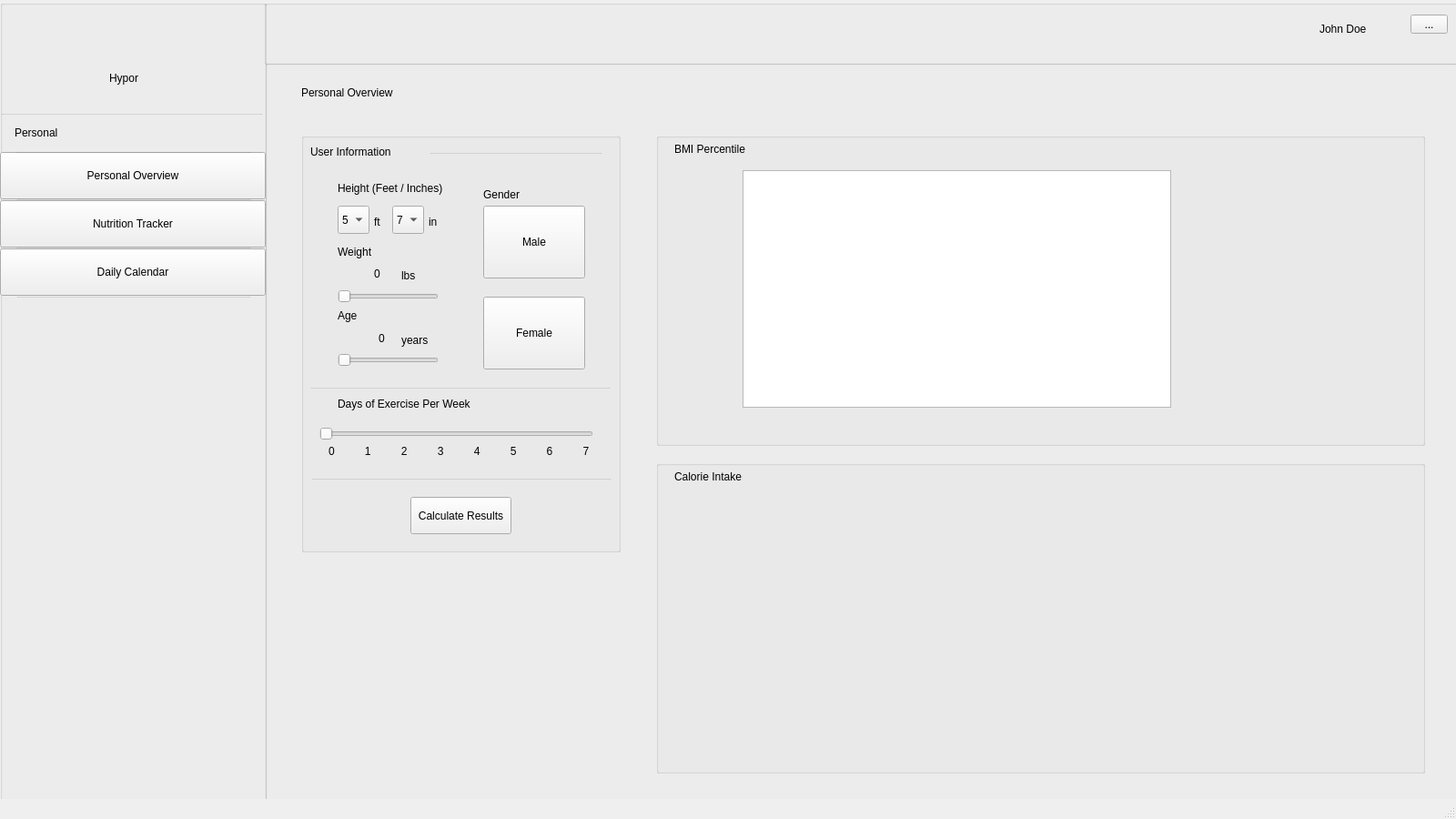
<?xml version="1.0" encoding="UTF-8"?>
<ui version="4.0">
 <class>MainWindow</class>
 <widget class="QMainWindow" name="MainWindow">
  <property name="geometry">
   <rect>
    <x>0</x>
    <y>0</y>
    <width>1600</width>
    <height>900</height>
   </rect>
  </property>
  <property name="sizePolicy">
   <sizepolicy hsizetype="Preferred" vsizetype="Fixed">
    <horstretch>0</horstretch>
    <verstretch>0</verstretch>
   </sizepolicy>
  </property>
  <property name="font">
   <font>
    <family>MS Shell Dlg 2</family>
   </font>
  </property>
  <property name="windowTitle">
   <string>MainWindow</string>
  </property>
  <property name="styleSheet">
   <string notr="true"/>
  </property>
  <widget class="QWidget" name="centralwidget">
   <widget class="QStackedWidget" name="stackedWidget">
    <property name="geometry">
     <rect>
      <x>0</x>
      <y>0</y>
      <width>1600</width>
      <height>900</height>
     </rect>
    </property>
    <property name="currentIndex">
     <number>0</number>
    </property>
    <widget class="QWidget" name="mainWindow">
     <widget class="QGroupBox" name="sidebar">
      <property name="geometry">
       <rect>
        <x>0</x>
        <y>0</y>
        <width>293</width>
        <height>900</height>
       </rect>
      </property>
      <property name="title">
       <string/>
      </property>
      <widget class="QPushButton" name="personalOverviewButtonOn">
       <property name="geometry">
        <rect>
         <x>0</x>
         <y>167</y>
         <width>292</width>
         <height>52</height>
        </rect>
       </property>
       <property name="text">
        <string>Personal Overview</string>
       </property>
      </widget>
      <widget class="QPushButton" name="nutritionTrackerButton">
       <property name="geometry">
        <rect>
         <x>0</x>
         <y>220</y>
         <width>292</width>
         <height>52</height>
        </rect>
       </property>
       <property name="text">
        <string>Nutrition Tracker</string>
       </property>
      </widget>
      <widget class="QPushButton" name="dailyCalendarButton">
       <property name="geometry">
        <rect>
         <x>0</x>
         <y>273</y>
         <width>292</width>
         <height>52</height>
        </rect>
       </property>
       <property name="text">
        <string>Daily Calendar</string>
       </property>
      </widget>
      <widget class="QLabel" name="personalLabel">
       <property name="geometry">
        <rect>
         <x>16</x>
         <y>130</y>
         <width>111</width>
         <height>31</height>
        </rect>
       </property>
       <property name="text">
        <string>Personal</string>
       </property>
      </widget>
      <widget class="QGroupBox" name="lineOne">
       <property name="geometry">
        <rect>
         <x>17</x>
         <y>167</y>
         <width>259</width>
         <height>1</height>
        </rect>
       </property>
       <property name="title">
        <string/>
       </property>
      </widget>
      <widget class="QGroupBox" name="lineTwo">
       <property name="geometry">
        <rect>
         <x>17</x>
         <y>219</y>
         <width>259</width>
         <height>1</height>
        </rect>
       </property>
       <property name="title">
        <string/>
       </property>
      </widget>
      <widget class="QGroupBox" name="lineThree">
       <property name="geometry">
        <rect>
         <x>17</x>
         <y>272</y>
         <width>259</width>
         <height>1</height>
        </rect>
       </property>
       <property name="title">
        <string/>
       </property>
      </widget>
      <widget class="QGroupBox" name="lineFour">
       <property name="geometry">
        <rect>
         <x>17</x>
         <y>326</y>
         <width>259</width>
         <height>1</height>
        </rect>
       </property>
       <property name="title">
        <string/>
       </property>
      </widget>
      <widget class="QGroupBox" name="lineLogo">
       <property name="geometry">
        <rect>
         <x>0</x>
         <y>125</y>
         <width>289</width>
         <height>1</height>
        </rect>
       </property>
       <property name="title">
        <string/>
       </property>
      </widget>
      <widget class="QLabel" name="logoLabel">
       <property name="geometry">
        <rect>
         <x>115</x>
         <y>10</y>
         <width>51</width>
         <height>71</height>
        </rect>
       </property>
       <property name="text">
        <string/>
       </property>
       <property name="pixmap">
        <pixmap resource="../resources/Resources.qrc">:/logoNoText.svg</pixmap>
       </property>
      </widget>
      <widget class="QLabel" name="logoText">
       <property name="geometry">
        <rect>
         <x>120</x>
         <y>70</y>
         <width>51</width>
         <height>31</height>
        </rect>
       </property>
       <property name="text">
        <string>Hypor</string>
       </property>
      </widget>
      <widget class="QLabel" name="personalOverviewSymbol">
       <property name="geometry">
        <rect>
         <x>20</x>
         <y>180</y>
         <width>20</width>
         <height>26</height>
        </rect>
       </property>
       <property name="autoFillBackground">
        <bool>false</bool>
       </property>
       <property name="styleSheet">
        <string notr="true">gridline-color: rgb(255, 255, 255);</string>
       </property>
       <property name="text">
        <string/>
       </property>
       <property name="pixmap">
        <pixmap resource="../resources/Resources.qrc">:/medication.svg</pixmap>
       </property>
       <property name="scaledContents">
        <bool>true</bool>
       </property>
      </widget>
      <widget class="QLabel" name="nutTrackerSymbol">
       <property name="geometry">
        <rect>
         <x>20</x>
         <y>230</y>
         <width>20</width>
         <height>26</height>
        </rect>
       </property>
       <property name="text">
        <string/>
       </property>
       <property name="pixmap">
        <pixmap resource="../resources/Resources.qrc">:/healthcare-and-medical.svg</pixmap>
       </property>
       <property name="scaledContents">
        <bool>true</bool>
       </property>
      </widget>
      <widget class="QLabel" name="dailyCalendarSymbol">
       <property name="geometry">
        <rect>
         <x>20</x>
         <y>290</y>
         <width>20</width>
         <height>22</height>
        </rect>
       </property>
       <property name="text">
        <string/>
       </property>
       <property name="pixmap">
        <pixmap resource="../resources/Resources.qrc">:/calendar.svg</pixmap>
       </property>
       <property name="scaledContents">
        <bool>true</bool>
       </property>
      </widget>
     </widget>
     <widget class="QGroupBox" name="header">
      <property name="geometry">
       <rect>
        <x>290</x>
        <y>0</y>
        <width>1321</width>
        <height>71</height>
       </rect>
      </property>
      <property name="title">
       <string/>
      </property>
      <widget class="QToolButton" name="settingsButton">
       <property name="geometry">
        <rect>
         <x>1260</x>
         <y>16</y>
         <width>41</width>
         <height>21</height>
        </rect>
       </property>
       <property name="text">
        <string>...</string>
       </property>
      </widget>
      <widget class="QLabel" name="usernameLabel">
       <property name="geometry">
        <rect>
         <x>1160</x>
         <y>22</y>
         <width>61</width>
         <height>20</height>
        </rect>
       </property>
       <property name="text">
        <string>John Doe</string>
       </property>
      </widget>
      <widget class="QLabel" name="profilePicture">
       <property name="geometry">
        <rect>
         <x>1228</x>
         <y>17</y>
         <width>31</width>
         <height>31</height>
        </rect>
       </property>
       <property name="text">
        <string/>
       </property>
       <property name="pixmap">
        <pixmap resource="../resources/Resources.qrc">:/interface.svg</pixmap>
       </property>
       <property name="scaledContents">
        <bool>true</bool>
       </property>
      </widget>
     </widget>
     <widget class="QGroupBox" name="greyBackground">
      <property name="geometry">
       <rect>
        <x>291</x>
        <y>66</y>
        <width>1311</width>
        <height>841</height>
       </rect>
      </property>
      <property name="title">
       <string/>
      </property>
      <widget class="QGroupBox" name="userInfoBox">
       <property name="geometry">
        <rect>
         <x>40</x>
         <y>80</y>
         <width>351</width>
         <height>461</height>
        </rect>
       </property>
       <property name="title">
        <string/>
       </property>
       <widget class="QLabel" name="userInfoHeader">
        <property name="geometry">
         <rect>
          <x>10</x>
          <y>5</y>
          <width>141</width>
          <height>31</height>
         </rect>
        </property>
        <property name="text">
         <string>User Information</string>
        </property>
       </widget>
       <widget class="QGroupBox" name="lineBelowUserInfo">
        <property name="geometry">
         <rect>
          <x>140</x>
          <y>22</y>
          <width>191</width>
          <height>1</height>
         </rect>
        </property>
        <property name="title">
         <string/>
        </property>
       </widget>
       <widget class="QLabel" name="heightLabel">
        <property name="geometry">
         <rect>
          <x>40</x>
          <y>50</y>
          <width>151</width>
          <height>21</height>
         </rect>
        </property>
        <property name="text">
         <string>Height (Feet / Inches)</string>
        </property>
       </widget>
       <widget class="QLabel" name="weightLabel">
        <property name="geometry">
         <rect>
          <x>40</x>
          <y>120</y>
          <width>121</width>
          <height>21</height>
         </rect>
        </property>
        <property name="text">
         <string>Weight</string>
        </property>
       </widget>
       <widget class="QLabel" name="genderLabel">
        <property name="geometry">
         <rect>
          <x>200</x>
          <y>60</y>
          <width>81</width>
          <height>16</height>
         </rect>
        </property>
        <property name="text">
         <string>Gender</string>
        </property>
       </widget>
       <widget class="QLabel" name="ageLabel">
        <property name="geometry">
         <rect>
          <x>40</x>
          <y>190</y>
          <width>81</width>
          <height>21</height>
         </rect>
        </property>
        <property name="text">
         <string>Age </string>
        </property>
       </widget>
       <widget class="QPushButton" name="maleButton">
        <property name="geometry">
         <rect>
          <x>200</x>
          <y>80</y>
          <width>112</width>
          <height>80</height>
         </rect>
        </property>
        <property name="text">
         <string>Male</string>
        </property>
       </widget>
       <widget class="QPushButton" name="femaleButton">
        <property name="geometry">
         <rect>
          <x>200</x>
          <y>180</y>
          <width>112</width>
          <height>80</height>
         </rect>
        </property>
        <property name="text">
         <string>Female</string>
        </property>
       </widget>
       <widget class="QGroupBox" name="aboveDaysExerciseDiv">
        <property name="geometry">
         <rect>
          <x>9</x>
          <y>280</y>
          <width>331</width>
          <height>1</height>
         </rect>
        </property>
        <property name="title">
         <string/>
        </property>
       </widget>
       <widget class="QLabel" name="daysExerciseLabel">
        <property name="geometry">
         <rect>
          <x>40</x>
          <y>290</y>
          <width>211</width>
          <height>16</height>
         </rect>
        </property>
        <property name="text">
         <string>Days of Exercise Per Week</string>
        </property>
       </widget>
       <widget class="QSlider" name="daysExerciseSlider">
        <property name="geometry">
         <rect>
          <x>20</x>
          <y>310</y>
          <width>301</width>
          <height>41</height>
         </rect>
        </property>
        <property name="sizeIncrement">
         <size>
          <width>0</width>
          <height>0</height>
         </size>
        </property>
        <property name="pageStep">
         <number>10</number>
        </property>
        <property name="orientation">
         <enum>Qt::Horizontal</enum>
        </property>
       </widget>
       <widget class="QLabel" name="daysLabel">
        <property name="geometry">
         <rect>
          <x>30</x>
          <y>340</y>
          <width>291</width>
          <height>20</height>
         </rect>
        </property>
        <property name="text">
         <string>0          1          2          3          4          5          6          7</string>
        </property>
       </widget>
       <widget class="QGroupBox" name="lineBelowExercise">
        <property name="geometry">
         <rect>
          <x>10</x>
          <y>380</y>
          <width>331</width>
          <height>1</height>
         </rect>
        </property>
        <property name="title">
         <string/>
        </property>
       </widget>
       <widget class="QPushButton" name="calculateResultsButton">
        <property name="geometry">
         <rect>
          <x>120</x>
          <y>400</y>
          <width>111</width>
          <height>41</height>
         </rect>
        </property>
        <property name="text">
         <string>Calculate Results</string>
        </property>
       </widget>
       <widget class="QComboBox" name="heightFeetBox">
        <property name="geometry">
         <rect>
          <x>40</x>
          <y>80</y>
          <width>35</width>
          <height>31</height>
         </rect>
        </property>
        <property name="currentText">
         <string>5</string>
        </property>
        <property name="currentIndex">
         <number>4</number>
        </property>
        <item>
         <property name="text">
          <string>1</string>
         </property>
        </item>
        <item>
         <property name="text">
          <string>2</string>
         </property>
        </item>
        <item>
         <property name="text">
          <string>3</string>
         </property>
        </item>
        <item>
         <property name="text">
          <string>4</string>
         </property>
        </item>
        <item>
         <property name="text">
          <string>5</string>
         </property>
        </item>
        <item>
         <property name="text">
          <string>6</string>
         </property>
        </item>
        <item>
         <property name="text">
          <string>7</string>
         </property>
        </item>
       </widget>
       <widget class="QComboBox" name="heightInchesBox">
        <property name="geometry">
         <rect>
          <x>100</x>
          <y>80</y>
          <width>35</width>
          <height>31</height>
         </rect>
        </property>
        <property name="currentIndex">
         <number>7</number>
        </property>
        <item>
         <property name="text">
          <string>0</string>
         </property>
        </item>
        <item>
         <property name="text">
          <string>1</string>
         </property>
        </item>
        <item>
         <property name="text">
          <string>2</string>
         </property>
        </item>
        <item>
         <property name="text">
          <string>3</string>
         </property>
        </item>
        <item>
         <property name="text">
          <string>4</string>
         </property>
        </item>
        <item>
         <property name="text">
          <string>5</string>
         </property>
        </item>
        <item>
         <property name="text">
          <string>6</string>
         </property>
        </item>
        <item>
         <property name="text">
          <string>7</string>
         </property>
        </item>
        <item>
         <property name="text">
          <string>8</string>
         </property>
        </item>
        <item>
         <property name="text">
          <string>9</string>
         </property>
        </item>
        <item>
         <property name="text">
          <string>10</string>
         </property>
        </item>
        <item>
         <property name="text">
          <string>11</string>
         </property>
        </item>
       </widget>
       <widget class="QSlider" name="weightSlider">
        <property name="geometry">
         <rect>
          <x>40</x>
          <y>170</y>
          <width>111</width>
          <height>20</height>
         </rect>
        </property>
        <property name="maximum">
         <number>300</number>
        </property>
        <property name="orientation">
         <enum>Qt::Horizontal</enum>
        </property>
       </widget>
       <widget class="QSlider" name="ageSlider">
        <property name="geometry">
         <rect>
          <x>40</x>
          <y>240</y>
          <width>111</width>
          <height>20</height>
         </rect>
        </property>
        <property name="orientation">
         <enum>Qt::Horizontal</enum>
        </property>
       </widget>
       <widget class="QLabel" name="weightShowBox">
        <property name="geometry">
         <rect>
          <x>80</x>
          <y>145</y>
          <width>31</width>
          <height>20</height>
         </rect>
        </property>
        <property name="frameShadow">
         <enum>QFrame::Plain</enum>
        </property>
        <property name="text">
         <string>0</string>
        </property>
       </widget>
       <widget class="QLabel" name="ageShowBox">
        <property name="geometry">
         <rect>
          <x>85</x>
          <y>216</y>
          <width>31</width>
          <height>20</height>
         </rect>
        </property>
        <property name="text">
         <string>0</string>
        </property>
       </widget>
       <widget class="QLabel" name="poundsLabel">
        <property name="geometry">
         <rect>
          <x>110</x>
          <y>150</y>
          <width>47</width>
          <height>14</height>
         </rect>
        </property>
        <property name="text">
         <string>lbs</string>
        </property>
       </widget>
       <widget class="QLabel" name="feetLabel">
        <property name="geometry">
         <rect>
          <x>80</x>
          <y>90</y>
          <width>16</width>
          <height>16</height>
         </rect>
        </property>
        <property name="text">
         <string>ft</string>
        </property>
       </widget>
       <widget class="QLabel" name="inchesLabel">
        <property name="geometry">
         <rect>
          <x>140</x>
          <y>90</y>
          <width>16</width>
          <height>16</height>
         </rect>
        </property>
        <property name="text">
         <string>in</string>
        </property>
       </widget>
       <widget class="QLabel" name="yearsLabel">
        <property name="geometry">
         <rect>
          <x>110</x>
          <y>220</y>
          <width>41</width>
          <height>16</height>
         </rect>
        </property>
        <property name="text">
         <string>years</string>
        </property>
       </widget>
       <widget class="QLabel" name="maleLogo">
        <property name="geometry">
         <rect>
          <x>237</x>
          <y>92</y>
          <width>41</width>
          <height>41</height>
         </rect>
        </property>
        <property name="text">
         <string/>
        </property>
        <property name="pixmap">
         <pixmap resource="../resources/Resources.qrc">:/maleLogo.svg</pixmap>
        </property>
        <property name="scaledContents">
         <bool>false</bool>
        </property>
       </widget>
       <widget class="QLabel" name="femaleLogo">
        <property name="geometry">
         <rect>
          <x>237</x>
          <y>188</y>
          <width>41</width>
          <height>51</height>
         </rect>
        </property>
        <property name="text">
         <string/>
        </property>
        <property name="pixmap">
         <pixmap resource="../resources/Resources.qrc">:/femaleLogo.svg</pixmap>
        </property>
       </widget>
      </widget>
      <widget class="QLabel" name="personalOverviewMain">
       <property name="geometry">
        <rect>
         <x>40</x>
         <y>20</y>
         <width>181</width>
         <height>31</height>
        </rect>
       </property>
       <property name="text">
        <string>Personal Overview</string>
       </property>
      </widget>
      <widget class="QGroupBox" name="bmiPercentileBox">
       <property name="geometry">
        <rect>
         <x>430</x>
         <y>80</y>
         <width>845</width>
         <height>344</height>
        </rect>
       </property>
       <property name="title">
        <string/>
       </property>
       <widget class="QLabel" name="bmiPercentileHeader">
        <property name="geometry">
         <rect>
          <x>20</x>
          <y>10</y>
          <width>131</width>
          <height>16</height>
         </rect>
        </property>
        <property name="text">
         <string>BMI Percentile</string>
        </property>
       </widget>
       <widget class="QChartView" name="bmiPercentileChart">
        <property name="geometry">
         <rect>
          <x>95</x>
          <y>41</y>
          <width>471</width>
          <height>261</height>
         </rect>
        </property>
       </widget>
      </widget>
      <widget class="QGroupBox" name="calorieIntakeBox">
       <property name="geometry">
        <rect>
         <x>430</x>
         <y>440</y>
         <width>845</width>
         <height>344</height>
        </rect>
       </property>
       <property name="title">
        <string/>
       </property>
       <widget class="QLabel" name="calorieIntakeHeader">
        <property name="geometry">
         <rect>
          <x>20</x>
          <y>10</y>
          <width>151</width>
          <height>16</height>
         </rect>
        </property>
        <property name="text">
         <string>Calorie Intake</string>
        </property>
       </widget>
      </widget>
     </widget>
    </widget>
    <widget class="QWidget" name="nutritionTracker">
     <widget class="QGroupBox" name="greyBackground_2">
      <property name="geometry">
       <rect>
        <x>291</x>
        <y>66</y>
        <width>1311</width>
        <height>841</height>
       </rect>
      </property>
      <property name="title">
       <string/>
      </property>
      <widget class="QLabel" name="nutritionTrackerHeader">
       <property name="geometry">
        <rect>
         <x>40</x>
         <y>20</y>
         <width>181</width>
         <height>31</height>
        </rect>
       </property>
       <property name="text">
        <string>Nutrition Tracker</string>
       </property>
      </widget>
     </widget>
     <widget class="QGroupBox" name="header_2">
      <property name="geometry">
       <rect>
        <x>280</x>
        <y>0</y>
        <width>1321</width>
        <height>71</height>
       </rect>
      </property>
      <property name="title">
       <string/>
      </property>
      <widget class="QToolButton" name="settingsButton_4">
       <property name="geometry">
        <rect>
         <x>1260</x>
         <y>16</y>
         <width>41</width>
         <height>21</height>
        </rect>
       </property>
       <property name="text">
        <string>...</string>
       </property>
      </widget>
      <widget class="QLabel" name="usernameLabel_4">
       <property name="geometry">
        <rect>
         <x>1160</x>
         <y>22</y>
         <width>61</width>
         <height>20</height>
        </rect>
       </property>
       <property name="text">
        <string>John Doe</string>
       </property>
      </widget>
      <widget class="QLabel" name="profilePicture_4">
       <property name="geometry">
        <rect>
         <x>1228</x>
         <y>17</y>
         <width>31</width>
         <height>31</height>
        </rect>
       </property>
       <property name="text">
        <string/>
       </property>
       <property name="pixmap">
        <pixmap resource="../resources/Resources.qrc">:/interface.svg</pixmap>
       </property>
       <property name="scaledContents">
        <bool>true</bool>
       </property>
      </widget>
     </widget>
     <widget class="QGroupBox" name="sidebar_2">
      <property name="geometry">
       <rect>
        <x>0</x>
        <y>0</y>
        <width>293</width>
        <height>900</height>
       </rect>
      </property>
      <property name="title">
       <string/>
      </property>
      <widget class="QPushButton" name="personalOverviewButton">
       <property name="geometry">
        <rect>
         <x>0</x>
         <y>167</y>
         <width>292</width>
         <height>52</height>
        </rect>
       </property>
       <property name="text">
        <string>Personal Overview</string>
       </property>
      </widget>
      <widget class="QPushButton" name="nutritionTrackerButton_2">
       <property name="geometry">
        <rect>
         <x>0</x>
         <y>220</y>
         <width>292</width>
         <height>52</height>
        </rect>
       </property>
       <property name="text">
        <string>Nutrition Tracker</string>
       </property>
      </widget>
      <widget class="QPushButton" name="dailyCalendarButton_2">
       <property name="geometry">
        <rect>
         <x>0</x>
         <y>273</y>
         <width>292</width>
         <height>52</height>
        </rect>
       </property>
       <property name="text">
        <string>Daily Calendar</string>
       </property>
      </widget>
      <widget class="QLabel" name="personalLabel_2">
       <property name="geometry">
        <rect>
         <x>16</x>
         <y>130</y>
         <width>111</width>
         <height>31</height>
        </rect>
       </property>
       <property name="text">
        <string>Personal</string>
       </property>
      </widget>
      <widget class="QGroupBox" name="lineOne_2">
       <property name="geometry">
        <rect>
         <x>17</x>
         <y>167</y>
         <width>259</width>
         <height>1</height>
        </rect>
       </property>
       <property name="title">
        <string/>
       </property>
      </widget>
      <widget class="QGroupBox" name="lineTwo_2">
       <property name="geometry">
        <rect>
         <x>17</x>
         <y>219</y>
         <width>259</width>
         <height>1</height>
        </rect>
       </property>
       <property name="title">
        <string/>
       </property>
      </widget>
      <widget class="QGroupBox" name="lineThree_2">
       <property name="geometry">
        <rect>
         <x>17</x>
         <y>272</y>
         <width>259</width>
         <height>1</height>
        </rect>
       </property>
       <property name="title">
        <string/>
       </property>
      </widget>
      <widget class="QGroupBox" name="lineFour_2">
       <property name="geometry">
        <rect>
         <x>17</x>
         <y>326</y>
         <width>259</width>
         <height>1</height>
        </rect>
       </property>
       <property name="title">
        <string/>
       </property>
      </widget>
      <widget class="QGroupBox" name="lineLogo_2">
       <property name="geometry">
        <rect>
         <x>0</x>
         <y>125</y>
         <width>289</width>
         <height>1</height>
        </rect>
       </property>
       <property name="title">
        <string/>
       </property>
      </widget>
      <widget class="QLabel" name="logoLabel_2">
       <property name="geometry">
        <rect>
         <x>115</x>
         <y>10</y>
         <width>51</width>
         <height>71</height>
        </rect>
       </property>
       <property name="text">
        <string/>
       </property>
       <property name="pixmap">
        <pixmap resource="../resources/Resources.qrc">:/logoNoText.svg</pixmap>
       </property>
      </widget>
      <widget class="QLabel" name="logoText_2">
       <property name="geometry">
        <rect>
         <x>120</x>
         <y>70</y>
         <width>51</width>
         <height>31</height>
        </rect>
       </property>
       <property name="text">
        <string>Hypor</string>
       </property>
      </widget>
      <widget class="QLabel" name="personalOverviewSymbol_2">
       <property name="geometry">
        <rect>
         <x>20</x>
         <y>180</y>
         <width>20</width>
         <height>26</height>
        </rect>
       </property>
       <property name="autoFillBackground">
        <bool>false</bool>
       </property>
       <property name="styleSheet">
        <string notr="true">gridline-color: rgb(255, 255, 255);</string>
       </property>
       <property name="text">
        <string/>
       </property>
       <property name="pixmap">
        <pixmap resource="../resources/Resources.qrc">:/medication.svg</pixmap>
       </property>
       <property name="scaledContents">
        <bool>true</bool>
       </property>
      </widget>
      <widget class="QLabel" name="nutTrackerSymbol_2">
       <property name="geometry">
        <rect>
         <x>20</x>
         <y>230</y>
         <width>20</width>
         <height>26</height>
        </rect>
       </property>
       <property name="text">
        <string/>
       </property>
       <property name="pixmap">
        <pixmap resource="../resources/Resources.qrc">:/healthcare-and-medical.svg</pixmap>
       </property>
       <property name="scaledContents">
        <bool>true</bool>
       </property>
      </widget>
      <widget class="QLabel" name="dailyCalendarSymbol_2">
       <property name="geometry">
        <rect>
         <x>20</x>
         <y>290</y>
         <width>20</width>
         <height>22</height>
        </rect>
       </property>
       <property name="text">
        <string/>
       </property>
       <property name="pixmap">
        <pixmap resource="../resources/Resources.qrc">:/calendar.svg</pixmap>
       </property>
       <property name="scaledContents">
        <bool>true</bool>
       </property>
      </widget>
     </widget>
    </widget>
    <widget class="QWidget" name="Tracker">
     <widget class="QLabel" name="calorie_Tracker_Label">
      <property name="geometry">
       <rect>
        <x>260</x>
        <y>70</y>
        <width>511</width>
        <height>121</height>
       </rect>
      </property>
      <property name="text">
       <string>&lt;html&gt;&lt;head/&gt;&lt;body&gt;&lt;p align=&quot;center&quot;&gt;&lt;span style=&quot; font-size:48pt; font-weight:600; color:#ffffff;&quot;&gt;Calorie Tracker&lt;/span&gt;&lt;/p&gt;&lt;/body&gt;&lt;/html&gt;</string>
      </property>
     </widget>
     <widget class="QPushButton" name="back_Button_Tracker">
      <property name="geometry">
       <rect>
        <x>320</x>
        <y>330</y>
        <width>391</width>
        <height>81</height>
       </rect>
      </property>
      <property name="styleSheet">
       <string notr="true"/>
      </property>
      <property name="text">
       <string>Back</string>
      </property>
     </widget>
    </widget>
    <widget class="QWidget" name="Calculator">
     <widget class="QLabel" name="calculator_Label">
      <property name="geometry">
       <rect>
        <x>170</x>
        <y>80</y>
        <width>600</width>
        <height>121</height>
       </rect>
      </property>
      <property name="text">
       <string>&lt;html&gt;&lt;head/&gt;&lt;body&gt;&lt;p align=&quot;center&quot;&gt;&lt;span style=&quot; font-size:48pt; font-weight:600; color:#ffffff;&quot;&gt;Calorie Calculator&lt;/span&gt;&lt;br/&gt;&lt;/p&gt;&lt;/body&gt;&lt;/html&gt;</string>
      </property>
     </widget>
     <widget class="QPushButton" name="back_Button_Calculator">
      <property name="geometry">
       <rect>
        <x>360</x>
        <y>500</y>
        <width>151</width>
        <height>41</height>
       </rect>
      </property>
      <property name="styleSheet">
       <string notr="true"/>
      </property>
      <property name="text">
       <string>Back</string>
      </property>
     </widget>
     <widget class="QSlider" name="calculator_Weight_Slider">
      <property name="geometry">
       <rect>
        <x>350</x>
        <y>240</y>
        <width>160</width>
        <height>22</height>
       </rect>
      </property>
      <property name="maximum">
       <number>400</number>
      </property>
      <property name="orientation">
       <enum>Qt::Horizontal</enum>
      </property>
     </widget>
     <widget class="QRadioButton" name="male_Radio_Button">
      <property name="geometry">
       <rect>
        <x>350</x>
        <y>210</y>
        <width>83</width>
        <height>18</height>
       </rect>
      </property>
      <property name="text">
       <string>Male</string>
      </property>
      <property name="checked">
       <bool>true</bool>
      </property>
     </widget>
     <widget class="QRadioButton" name="female_Radio_Button">
      <property name="geometry">
       <rect>
        <x>460</x>
        <y>210</y>
        <width>83</width>
        <height>18</height>
       </rect>
      </property>
      <property name="text">
       <string>Female</string>
      </property>
     </widget>
     <widget class="QLCDNumber" name="weight_Number_Calculator">
      <property name="geometry">
       <rect>
        <x>520</x>
        <y>240</y>
        <width>64</width>
        <height>23</height>
       </rect>
      </property>
     </widget>
     <widget class="QLabel" name="label">
      <property name="geometry">
       <rect>
        <x>280</x>
        <y>240</y>
        <width>61</width>
        <height>21</height>
       </rect>
      </property>
      <property name="text">
       <string>Weight (lbs)</string>
      </property>
     </widget>
     <widget class="QLabel" name="label_2">
      <property name="geometry">
       <rect>
        <x>270</x>
        <y>310</y>
        <width>61</width>
        <height>16</height>
       </rect>
      </property>
      <property name="text">
       <string>Age (Years)</string>
      </property>
     </widget>
     <widget class="QLabel" name="label_3">
      <property name="geometry">
       <rect>
        <x>270</x>
        <y>280</y>
        <width>81</width>
        <height>16</height>
       </rect>
      </property>
      <property name="text">
       <string>Height (Inches)</string>
      </property>
     </widget>
     <widget class="QLCDNumber" name="lcdNumber">
      <property name="geometry">
       <rect>
        <x>520</x>
        <y>280</y>
        <width>64</width>
        <height>23</height>
       </rect>
      </property>
     </widget>
     <widget class="QLCDNumber" name="lcdNumber_2">
      <property name="geometry">
       <rect>
        <x>520</x>
        <y>310</y>
        <width>64</width>
        <height>23</height>
       </rect>
      </property>
     </widget>
     <widget class="QSlider" name="calculator_Exercise_Slider">
      <property name="geometry">
       <rect>
        <x>350</x>
        <y>340</y>
        <width>160</width>
        <height>22</height>
       </rect>
      </property>
      <property name="maximum">
       <number>7</number>
      </property>
      <property name="orientation">
       <enum>Qt::Horizontal</enum>
      </property>
     </widget>
     <widget class="QLabel" name="label_4">
      <property name="geometry">
       <rect>
        <x>270</x>
        <y>340</y>
        <width>71</width>
        <height>21</height>
       </rect>
      </property>
      <property name="text">
       <string>Days Exercise</string>
      </property>
     </widget>
     <widget class="QLCDNumber" name="lcdNumber_3">
      <property name="geometry">
       <rect>
        <x>520</x>
        <y>340</y>
        <width>64</width>
        <height>23</height>
       </rect>
      </property>
     </widget>
     <widget class="QLCDNumber" name="calories_Per_Day_Label">
      <property name="geometry">
       <rect>
        <x>380</x>
        <y>450</y>
        <width>101</width>
        <height>31</height>
       </rect>
      </property>
     </widget>
     <widget class="QLabel" name="label_5">
      <property name="geometry">
       <rect>
        <x>390</x>
        <y>430</y>
        <width>91</width>
        <height>20</height>
       </rect>
      </property>
      <property name="text">
       <string>Calories per day</string>
      </property>
     </widget>
     <widget class="QSlider" name="calculator_Height_Slider">
      <property name="geometry">
       <rect>
        <x>350</x>
        <y>280</y>
        <width>160</width>
        <height>16</height>
       </rect>
      </property>
      <property name="maximum">
       <number>84</number>
      </property>
      <property name="orientation">
       <enum>Qt::Horizontal</enum>
      </property>
     </widget>
     <widget class="QSlider" name="calculator_Age_Slider">
      <property name="geometry">
       <rect>
        <x>350</x>
        <y>310</y>
        <width>160</width>
        <height>16</height>
       </rect>
      </property>
      <property name="orientation">
       <enum>Qt::Horizontal</enum>
      </property>
     </widget>
    </widget>
   </widget>
  </widget>
  <widget class="QMenuBar" name="menubar">
   <property name="geometry">
    <rect>
     <x>0</x>
     <y>0</y>
     <width>1600</width>
     <height>21</height>
    </rect>
   </property>
  </widget>
  <widget class="QStatusBar" name="statusbar"/>
 </widget>
 <customwidgets>
  <customwidget>
   <class>QChartView</class>
   <extends>QGraphicsView</extends>
   <header location="global">QtCharts</header>
  </customwidget>
 </customwidgets>
 <resources>
  <include location="../resources/Resources.qrc"/>
 </resources>
 <connections>
  <connection>
   <sender>calculator_Weight_Slider</sender>
   <signal>valueChanged(int)</signal>
   <receiver>weight_Number_Calculator</receiver>
   <slot>display(int)</slot>
   <hints>
    <hint type="sourcelabel">
     <x>410</x>
     <y>252</y>
    </hint>
    <hint type="destinationlabel">
     <x>499</x>
     <y>253</y>
    </hint>
   </hints>
  </connection>
  <connection>
   <sender>calculator_Weight_Slider</sender>
   <signal>rangeChanged(int,int)</signal>
   <receiver>lcdNumber</receiver>
   <slot>display(int)</slot>
   <hints>
    <hint type="sourcelabel">
     <x>322</x>
     <y>252</y>
    </hint>
    <hint type="destinationlabel">
     <x>487</x>
     <y>293</y>
    </hint>
   </hints>
  </connection>
  <connection>
   <sender>calculator_Exercise_Slider</sender>
   <signal>valueChanged(int)</signal>
   <receiver>lcdNumber_3</receiver>
   <slot>display(int)</slot>
   <hints>
    <hint type="sourcelabel">
     <x>349</x>
     <y>402</y>
    </hint>
    <hint type="destinationlabel">
     <x>508</x>
     <y>384</y>
    </hint>
   </hints>
  </connection>
  <connection>
   <sender>calculator_Height_Slider</sender>
   <signal>valueChanged(int)</signal>
   <receiver>lcdNumber</receiver>
   <slot>display(int)</slot>
   <hints>
    <hint type="sourcelabel">
     <x>340</x>
     <y>279</y>
    </hint>
    <hint type="destinationlabel">
     <x>489</x>
     <y>278</y>
    </hint>
   </hints>
  </connection>
  <connection>
   <sender>calculator_Age_Slider</sender>
   <signal>valueChanged(int)</signal>
   <receiver>lcdNumber_2</receiver>
   <slot>display(int)</slot>
   <hints>
    <hint type="sourcelabel">
     <x>419</x>
     <y>317</y>
    </hint>
    <hint type="destinationlabel">
     <x>525</x>
     <y>322</y>
    </hint>
   </hints>
  </connection>
 </connections>
</ui>
